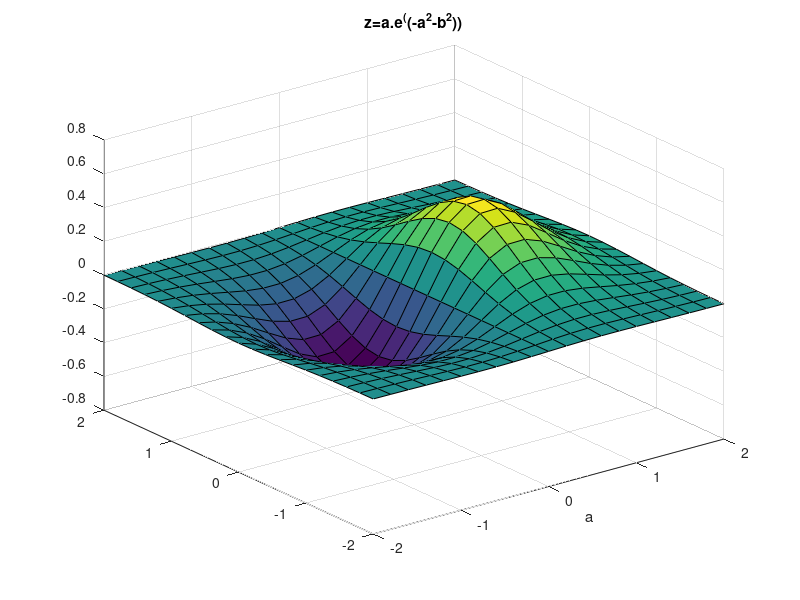

Write the MATLAB code that produced this figure.
%c=[2,3,4]=[2 3 4 ]
%matris için c=[1 2 3;4 5 6]
%10x10 matris var
%a nın ilk üç elemanını birinci satır bnin tüm satırları 2,3. ve 4 satır
%olarak alcaksın
a=-2:.2:2; b=-2:.2:2;
[A,B]=meshgrid(a,b);
Z=A.*exp(-A.^2-B.^2);
surf(A,B,Z);
xlabel("a"); ylabel("b");zlabel("z=a.e^((-a^2+-b^2))")
surf(A,B,Z);
xlabel("a"); ylabel=("b"); title("z=a.e^((-a^2-b^2))")
